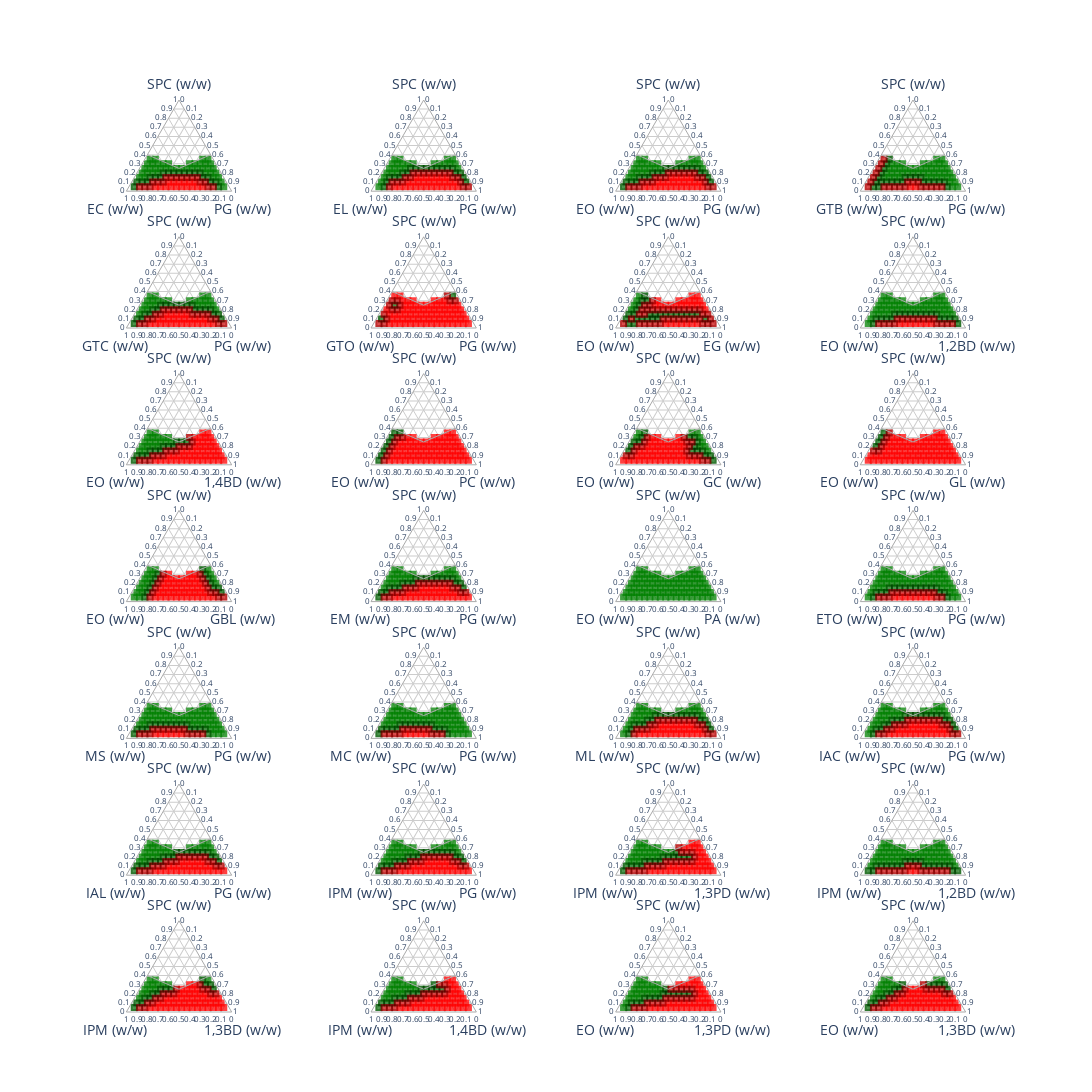

Here is the notebook cell this chart was saved with:
### Code cell
import numpy as np
import pandas as pd
import plotly.graph_objects as go
from plotly.subplots import make_subplots

# Data 
phase_behaviour = pd.read_csv("Phase behaviour.csv")
pb_points = 94 # Number of data points per phase diagram

# Create figure with subplots
columns = 4
rows = int(np.ceil(phase_behaviour.shape[0]/(pb_points*columns)))

sub_specs = list()
for j in range(columns):
    sub_specs.append({'type': 'scatterternary'})

specs = list()
for i in range(rows):
    specs.append(sub_specs)

fig = make_subplots(
    rows = rows, 
    cols = columns,
    specs = specs,
    vertical_spacing=0.05
)

# Define investigated area
area = np.array((0.4, 0.25, 0.4, 0.6, 0.375, 0, 0, 0.375, 0.6)).reshape(3,3)

# Define colour map
color_map = {
    "Microemulsion": "green",
    "Non-microemulsion": "red",
    "Boundary" : "grey"
}

# Plot each phase diagram
for i in range(int(phase_behaviour.shape[0]/pb_points)):
    phase_diagram = i  # Phase diagram number
    j = phase_diagram*pb_points  # Starting point for each phase diagram dataset

    PS = phase_behaviour['Polar solvent (PS)'][j] 
    NPS = phase_behaviour['Non-polar solvent (NPS)'][j]

    row = int(np.floor(phase_diagram/columns)+1)
    column = np.remainder(phase_diagram,columns)+1
    
    # Get data for microemulsions and non-micoremulsions separately
    for phase_behaviour_type, colour in color_map.items():
        if phase_behaviour_type == 'Microemulsion' or phase_behaviour_type == 'Non-microemulsion':
            SPC_conc = phase_behaviour[j:j+pb_points].loc[phase_behaviour['Phase behaviour'] == phase_behaviour_type, 'SPC concentration']
            NPS_conc = phase_behaviour[j:j+pb_points].loc[phase_behaviour['Phase behaviour'] == phase_behaviour_type, 'NPS concentration']
            PS_conc = phase_behaviour[j:j+pb_points].loc[phase_behaviour['Phase behaviour'] == phase_behaviour_type, 'PS concentration']
            
            # Plot phase behaviour data
            fig.add_trace(go.Scatterternary({'mode' :'markers', 'a' : SPC_conc, 'b' : NPS_conc, 'c' : PS_conc,
                'marker_symbol': 'square', 
                'marker_size' :7,
                'marker_color': colour, 
                'marker_opacity' :0.75,
                'legendgroup' :phase_behaviour_type,  
                'name' :phase_behaviour_type,
                'hovertemplate':'PS: %{c}<br>SPC: %{a}<br> NPS: %{b}'}), 
                row = row, col = column)
        
        if phase_behaviour_type == 'Boundary':
            SPC_conc = phase_behaviour[j:j+pb_points].loc[phase_behaviour['Phase boundary'] == phase_behaviour_type, 'SPC concentration']
            NPS_conc = phase_behaviour[j:j+pb_points].loc[phase_behaviour['Phase boundary'] == phase_behaviour_type, 'NPS concentration']
            PS_conc = phase_behaviour[j:j+pb_points].loc[phase_behaviour['Phase boundary'] == phase_behaviour_type, 'PS concentration']
            
            # Plot phase boundary data
            fig.add_trace(go.Scatterternary({'mode' :'markers', 'a' : SPC_conc, 'b' : NPS_conc, 'c' : PS_conc,
                'marker_symbol': 'square', 
                'marker_size' :5,
                'marker_line_color': 'black',
                'marker_line_width': 2,
                'marker_color': colour, 
                'marker_opacity' :0.25,
                'legendgroup' :phase_behaviour_type,  
                'name' :phase_behaviour_type, 
                'hovertemplate':'PS: %{c}<br>SPC: %{a}<br> NPS: %{b}'}), 
                row = row, col = column)
        
            # Plot invesrtigated area boundary
            fig.add_trace(go.Scatterternary({'mode':'lines', 
            'a': area[0],
            'b': area[1],
            'c': area[2],
            'line_color': '#aaaaaa',
            'line_width': 1, 
            'name': 'Boundary of investigated area',
            'hovertemplate':'PS: %{c}<br>SPC: %{a}<br> NPS: %{b}'}),
            row = row, col = column)
        
        # Update axis names
        fig.update_ternaries(aaxis_title = 'SPC (w/w)', 
                            baxis_title = str(NPS + ' (w/w)'), 
                            caxis_title = str(PS + ' (w/w)'), 
                            row = row, col = column)

    # Update all plots formating
    fig.update_ternaries(
        aaxis_dtick=0.1, baxis_dtick = 0.1, caxis_dtick = 0.1,
        aaxis_linecolor='#aaaaaa', baxis_linecolor='#aaaaaa', caxis_linecolor='#aaaaaa',
        aaxis_gridcolor='#cccccc', baxis_gridcolor='#cccccc', caxis_gridcolor='#cccccc',
        aaxis_tickfont_size=8, baxis_tickfont_size=8, caxis_tickfont_size=8, 
        bgcolor = 'white')

    fig.update_layout(
        showlegend=False,
        autosize=False,
        width=1500,
        height=2000)


fig.show()
